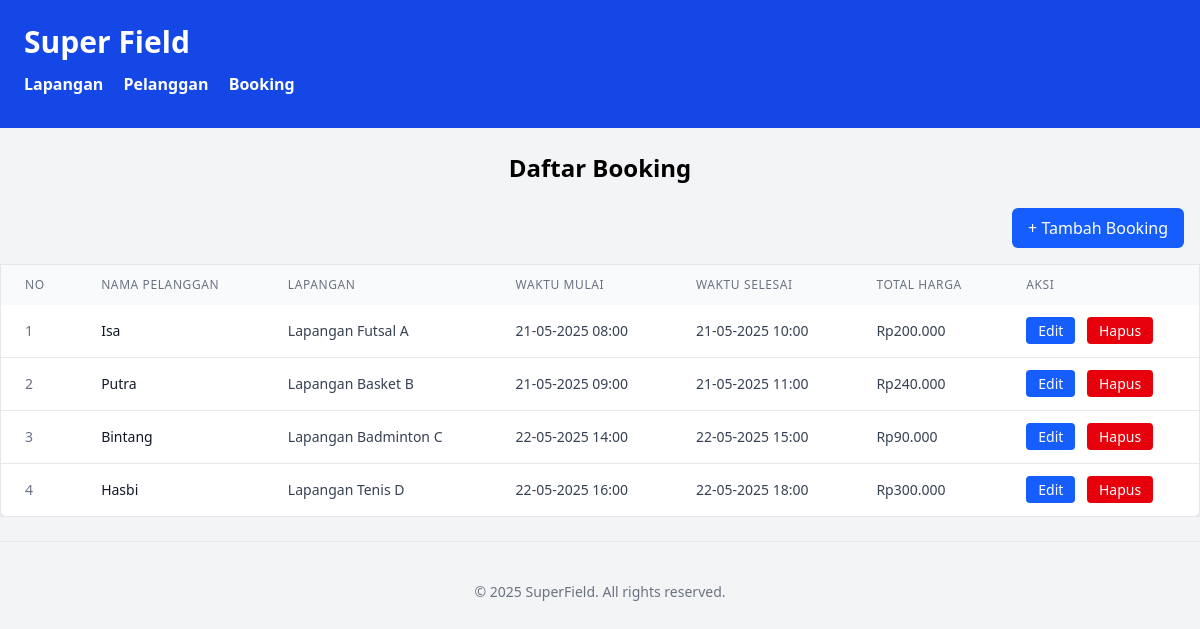
Page /index.php?tab=booking on the committed database.
### tables this page shows
CREATE TABLE IF NOT EXISTS bookings (
    id INT AUTO_INCREMENT PRIMARY KEY,
    customer_id INT NOT NULL,
    field_id INT NOT NULL,
    start_time DATETIME NOT NULL,
    end_time DATETIME NOT NULL,
    total_price DECIMAL(10,2) NOT NULL,
    FOREIGN KEY (customer_id) REFERENCES customers(id) ON DELETE CASCADE,
    FOREIGN KEY (field_id) REFERENCES fields(id) ON DELETE CASCADE
);

CREATE TABLE IF NOT EXISTS customers (
    id INT AUTO_INCREMENT PRIMARY KEY,
    name VARCHAR(100) NOT NULL,
    phone VARCHAR(20),
    email VARCHAR(100)
);

CREATE TABLE IF NOT EXISTS fields (
    id INT AUTO_INCREMENT PRIMARY KEY,
    name VARCHAR(100) NOT NULL,
    type VARCHAR(50) NOT NULL,
    price_per_hour DECIMAL(10,2) NOT NULL
);

### viewmodel/BookingViewModel.php (called while the page is built, shortened)
<?php
require_once 'model/Booking.php';
class BookingViewModel {
    private $bookingModel;
    public function __construct($db) {
        $this->bookingModel = new Booking($db);
    }
    public function getAllBookings() {
        return $this->bookingModel->getAll();
    }
}
?>

### model/Booking.php (called while the page is built, shortened)
<?php
class Booking {
    private $conn;
    public function __construct($db) {
        $this->conn = $db;
    }
    public function getAll() {
        $sql = "SELECT b.*, f.name AS field_name, c.name AS customer_name
                FROM bookings b
                JOIN fields f ON b.field_id = f.id
                JOIN customers c ON b.customer_id = c.id";
        $stmt = $this->conn->query($sql);
        return $stmt->fetchAll(PDO::FETCH_ASSOC);
    }
}
?>

### views/bookings_list.php (the view)
<?php include 'views/template/header.php'; ?>
<div class="flex justify-center items-center mb-6">
    <h2 class="text-2xl font-bold">Daftar Booking</h2>
</div>
<div class="flex justify-end mb-4 mr-4">
    <a href="index.php?tab=booking&action=form" class="px-4 py-2 bg-blue-600 text-white font-medium rounded-md hover:bg-blue-700 focus:outline-none focus:ring-2 focus:ring-blue-500 focus:ring-offset-2">
        + Tambah Booking
    </a>
</div>
<?php if (!empty($bookings)) : ?>
<div class="overflow-x-auto">
    <table class="min-w-full bg-white border border-gray-200 rounded-lg shadow-sm">
        <thead class="bg-gray-50">
            <tr>
                <th class="px-6 py-3 text-left text-xs font-medium text-gray-500 uppercase tracking-wider">No</th>
                <th class="px-6 py-3 text-left text-xs font-medium text-gray-500 uppercase tracking-wider">Nama Pelanggan</th>
                <th class="px-6 py-3 text-left text-xs font-medium text-gray-500 uppercase tracking-wider">Lapangan</th>
                <th class="px-6 py-3 text-left text-xs font-medium text-gray-500 uppercase tracking-wider">Waktu Mulai</th>
                <th class="px-6 py-3 text-left text-xs font-medium text-gray-500 uppercase tracking-wider">Waktu Selesai</th>
                <th class="px-6 py-3 text-left text-xs font-medium text-gray-500 uppercase tracking-wider">Total Harga</th>
                <th class="px-6 py-3 text-left text-xs font-medium text-gray-500 uppercase tracking-wider">Aksi</th>
            </tr>
        </thead>
        <tbody class="divide-y divide-gray-200">
            <?php foreach ($bookings as $i => $booking) : ?>
                <tr class="hover:bg-gray-50">
                    <td class="px-6 py-4 whitespace-nowrap text-sm text-gray-500"><?= $i + 1 ?></td>
                    <td class="px-6 py-4 whitespace-nowrap text-sm text-gray-900"><?= htmlspecialchars($booking['customer_name']) ?></td>
                    <td class="px-6 py-4 whitespace-nowrap text-sm text-gray-700"><?= htmlspecialchars($booking['field_name']) ?></td>
                    <td class="px-6 py-4 whitespace-nowrap text-sm text-gray-700"><?= date('d-m-Y H:i', strtotime($booking['start_time'])) ?></td>
                    <td class="px-6 py-4 whitespace-nowrap text-sm text-gray-700"><?= date('d-m-Y H:i', strtotime($booking['end_time'])) ?></td>
                    <td class="px-6 py-4 whitespace-nowrap text-sm text-gray-700 font-medium">Rp<?= number_format($booking['total_price'], 0, ',', '.') ?></td>
                    <td class="px-6 py-4 whitespace-nowrap text-sm font-medium space-x-2">
                        <a class="px-3 py-1 bg-blue-600 text-white rounded hover:bg-blue-700" href="index.php?tab=booking&action=form&id=<?= $booking['id'] ?>">Edit</a>
                        <a class="px-3 py-1 bg-red-600 text-white rounded hover:bg-red-700" href="index.php?tab=booking&action=delete&id=<?= $booking['id'] ?>" onclick="return confirm('Yakin ingin hapus?')">Hapus</a>
                    </td>
                </tr>
            <?php endforeach; ?>
        </tbody>
    </table>
</div>
<?php else : ?>
    <p class="text-gray-500 italic mt-4">Tidak ada data booking.</p>
<?php endif; ?>
<?php include 'views/template/footer.php'; ?>

### index.php (shortened to what this page needs)
<?php
require_once 'viewmodel/BookingViewModel.php';
$database = new Database();
$db = $database->getConnection();
$bookingVM = new BookingViewModel($db);
$tab = $_GET['tab'] ?? 'field';
$action = $_GET['action'] ?? '';
$id = $_GET['id'] ?? null;
switch ($tab) {
    case 'booking':
        if ($action === 'form') {
            $booking = ($id) ? $bookingVM->getBookingById($id) : null;
            require 'views/bookings_form.php';
        } else {
            $bookings = $bookingVM->getAllBookings();
            require 'views/bookings_list.php';
        }
        break;
}
?>

### views/template/header.php (shortened to what this page needs)
<!DOCTYPE html>
<html lang="en">
<head>
    <script src="https://cdn.jsdelivr.net/npm/@tailwindcss/browser@4"></script>
</head>
<body class="font-sans m-0 bg-gray-100">
<div class="bg-blue-700 p-6 mb-6">
    <h1 class="text-3xl font-extrabold text-white mb-3">
        <a href="index.php" class="no-underline text-white hover:text-blue-200">Super Field</a>
    </h1>
    <nav class="mb-2">
        <a href="index.php?tab=field" class="mr-4 no-underline text-white font-bold hover:text-blue-200">Lapangan</a>
        <a href="index.php?tab=customer" class="mr-4 no-underline text-white font-bold hover:text-blue-200">Pelanggan</a>
        <a href="index.php?tab=booking" class="mr-4 no-underline text-white font-bold hover:text-blue-200">Booking</a>
    </nav>
</div>

### views/template/footer.php
<hr class="my-6 border-gray-200">
<footer class="py-4">
    <p class="text-center text-gray-500 text-sm">&copy; <?= date('Y') ?> SuperField. All rights reserved.</p>
</footer>
</body>
</html>

### rows in the picture
bookings: customer.name "Isa", field.name "Lapangan Futsal A", start_time "21-05-2025 08:00", end_time "21-05-2025 10:00", total_price "200.000"
bookings: customer.name "Putra", field.name "Lapangan Basket B", start_time "21-05-2025 09:00", end_time "21-05-2025 11:00", total_price "240.000"
bookings: customer.name "Bintang", field.name "Lapangan Badminton C", start_time "22-05-2025 14:00", end_time "22-05-2025 15:00", total_price "90.000"
bookings: customer.name "Hasbi", field.name "Lapangan Tenis D", start_time "22-05-2025 16:00", end_time "22-05-2025 18:00", total_price "300.000"
